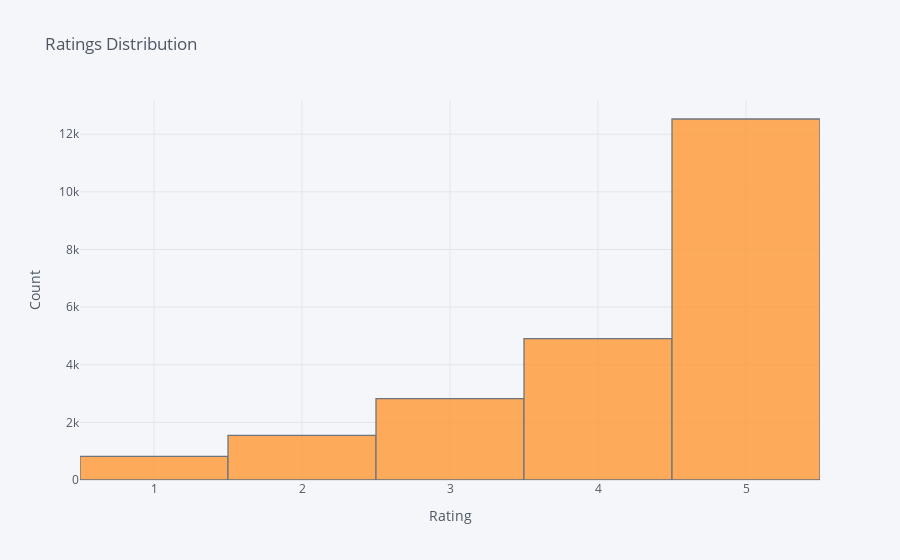

The notebook cell this image was saved under:
### Markdown cell above
Histgram of the reviews dataframe above show that customer age 35-39 are the main customers of the site.

### Code cell
# Create a histogram for Rating Distribution 


reviews_df['Rating'].iplot(kind='hist',xTitle='Rating', yTitle='Count', title='Ratings Distribution')

### Figure 1 — Plotly figure (JSON) as saved in the notebook; plotly's stock layout.template omitted (floating-point values rounded to 4 significant figures; data arrays with more than 128 entries replaced by an {"elided": "..."} marker saying what was removed)
{"data": [{"histfunc": "count", "histnorm": "", "marker": {"color": "rgba(255, 153, 51, 1.0)", "line": {"color": "#4D5663", "width": 1.3}}, "name": "Rating", "opacity": 0.8, "orientation": "v", "type": "histogram", "x": {"elided": "22628 int values"}}], "layout": {"barmode": "overlay", "legend": {"bgcolor": "#F5F6F9", "font": {"color": "#4D5663"}}, "paper_bgcolor": "#F5F6F9", "plot_bgcolor": "#F5F6F9", "title": {"font": {"color": "#4D5663"}, "text": "Ratings Distribution"}, "xaxis": {"gridcolor": "#E1E5ED", "showgrid": true, "tickfont": {"color": "#4D5663"}, "title": {"font": {"color": "#4D5663"}, "text": "Rating"}, "zerolinecolor": "#E1E5ED"}, "yaxis": {"gridcolor": "#E1E5ED", "showgrid": true, "tickfont": {"color": "#4D5663"}, "title": {"font": {"color": "#4D5663"}, "text": "Count"}, "zerolinecolor": "#E1E5ED"}}}
